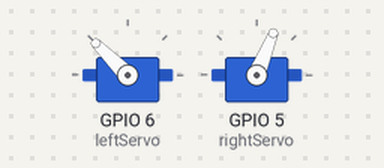
Recording of a program running on a simulated Raspberry Pi (BCM pin numbers). On the bench: 2 × servo. Servo angles are drawn from the pulse width (0.5 ms = 0°, 2.5 ms = 180°).

Above: at 0.05 s.
At 3.0 s:
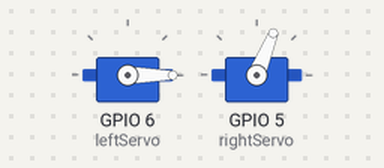
At 6.05 s:
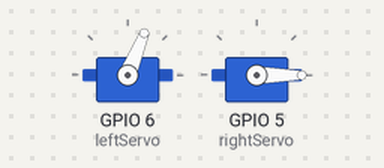
At 12.0 s:
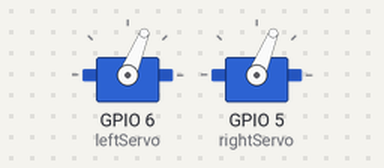
Timing chart, 0 to 15.6 s (numbered marks = the images above):
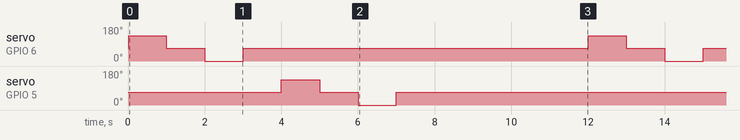

The program:

servo_2.py
```python
from gpiozero import Servo
from time import sleep

leftServo = Servo (6, min_pulse_width = 0.0005, max_pulse_width = 0.002)
rightServo = Servo (5, min_pulse_width = 0.0005, max_pulse_width = 0.002)

while True:

	leftServo.value = 1
	sleep(1)
	leftServo.value = 0
	sleep(1)
	leftServo.value = -1
	sleep(1)
	leftServo.value = 0
	sleep(1)
	rightServo.value = 1
	sleep(1)
	rightServo.value = 0
	sleep(1)
	rightServo.value = -1
	sleep(1)
	rightServo.value = 0
	sleep(5)
```

Measured:
- by itself, servo on GPIO 6 (leftServo), servo on GPIO 5 (rightServo): repeats every 12.0 s: 68° 1.0 s, 0° 1.0 s, 68° 9.0 s, 135° 1.0 s
